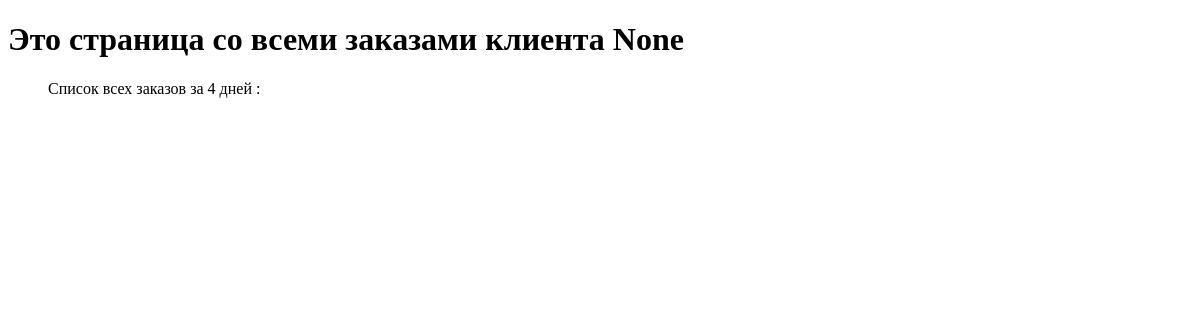
/orders_by_time/4/4, run on an earlier commit of the app's database.
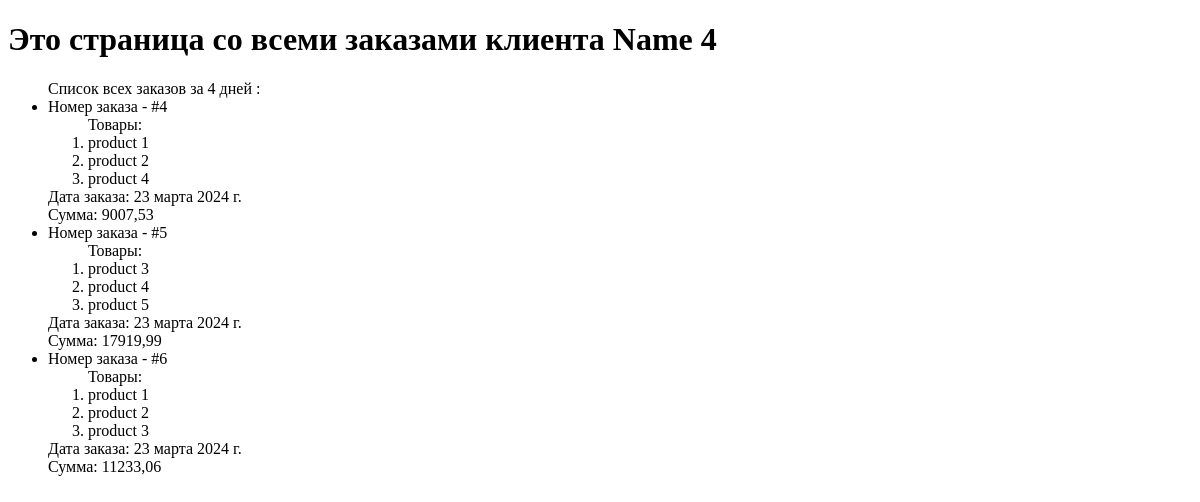
And on a later commit of the database.
### hw2_task/models.py (models this page shows)
class Client(models.Model):
    client_name = models.CharField(max_length=100)
    email = models.EmailField(max_length=120)
    phone_number = models.CharField(max_length=16)
    adress = models.TextField()
    registry_date = models.DateField(auto_now=True)
    def __str__(self):
        return str(self.client_name)

class Order(models.Model):
    client = models.ForeignKey(Client, on_delete=models.CASCADE)
    products = models.ManyToManyField(Product)
    total_price = models.DecimalField(default=0, max_digits=8,decimal_places=2)
    order_registry_date = models.DateField(auto_now_add=True)

class Product(models.Model):
    product_name = models.CharField(max_length=100)
    description = models.TextField()
    price = models.DecimalField(max_digits=8, decimal_places=2)
    product_count = models.IntegerField(default=0)
    additions_date = models.DateField(auto_now_add=True)
    image = models.ImageField(default='')

### hw2_task/views.py (the view)
# urls.py: path('orders_by_time/<int:client_id>/<int:time>', views.get_orders_by_time, name='orders_by_time'),
def get_orders_by_time(request, client_id, time):
    client = Client.objects.filter(pk=client_id).first()
    check_date = datetime.date.today() - datetime.timedelta(days=time)
    orders = Order.objects.filter(client__pk=client_id)
    result = []
    for order in orders:
        if order.order_registry_date > check_date:
            result.append(order)
    context = {'orders': result, 'client': client, 'time': time}
    return render(request, 'hw2_task/orders_by_time.html', context)

### hw2_task/templates/hw2_task/orders_by_time.html
{% extends 'hw2_task/orders_by_client.html' %}
{% block period %}
    за {{ time }} дней
{% endblock %}

### hw2_task/templates/hw2_task/orders_by_client.html (shortened to what this page needs)
<!DOCTYPE html>
<html lang="ru">
<head>
</head>
<body>
    <h1>Это страница со всеми заказами клиента {{ client }} </h1>
    <ul> Список всех заказов {% block period %}{% endblock %}:
            {% for order in orders %}
                <li>Номер заказа - #{{ order.pk }}<br>
                    <ol> Товары:<br>
                        {% for product in order.products.all %}
                            <li>{{ product.product_name }}</li>
                        {% endfor %}
                    </ol>
                    Дата заказа: {{ order.order_registry_date }}<br>
                    Сумма: {{ order.total_price }}
                </li>
            {% endfor %}
    </ul>
</body>
</html>

What changed in the data, as far as the page shows it:
added Client: client_name "Name 4"
added Order: pk "4", order_registry_date "23 марта 2024 г.", total_price "9007,53"
added Product: product_name "product 1"
added Product: product_name "product 2"
added Product: product_name "product 4"
added Order: pk "5", order_registry_date "23 марта 2024 г.", total_price "17919,99"
added Product: product_name "product 3"
added Product: product_name "product 5", shown under "5"
added Order: pk "6", order_registry_date "23 марта 2024 г.", total_price "11233,06"
Also different on the page:
{{ client }}: "None" → (not shown)
